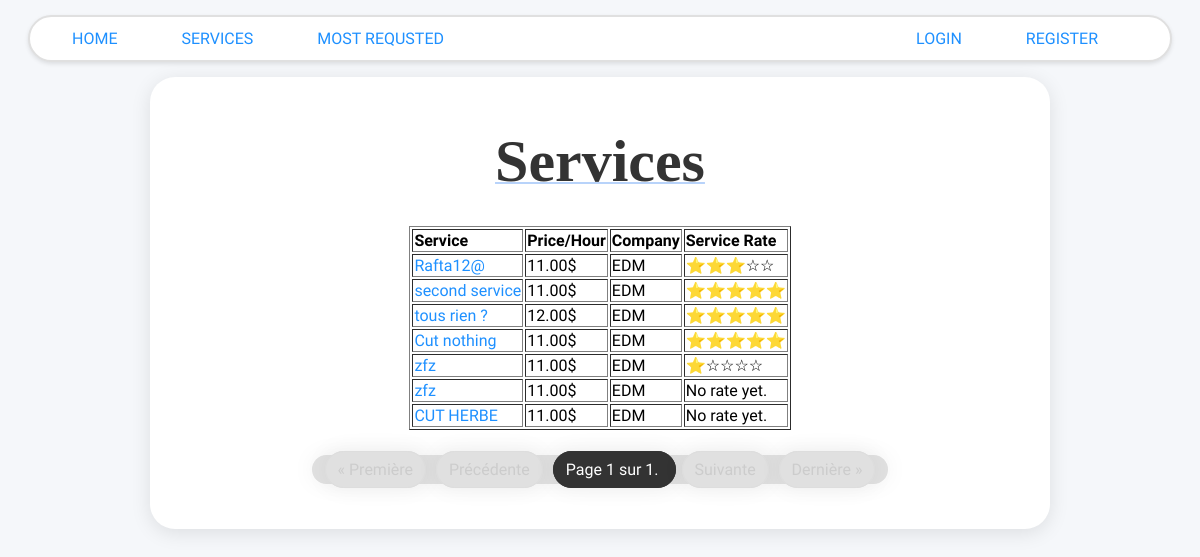
Page /services/ on the committed database.
### services/models.py (models this page shows)
class Service(models.Model):
    company = models.ForeignKey(Company, on_delete=models.CASCADE)
    name = models.CharField(max_length=40)
    description = models.TextField()
    price_hour = models.DecimalField(decimal_places=2, max_digits=100)
    rating = models.IntegerField(validators=[MinValueValidator(
        0), MaxValueValidator(5)], default=0)
    nb_client_rating = models.IntegerField(default=0, null=False)
    nb_total_rating= models.IntegerField(default=0, null=False)
    choices = FIELD_CHOICE
    field = models.CharField(max_length=30, blank=False,
                             null=False, choices=choices)
    date = models.DateTimeField(auto_now=True, null=False)
    nb_request=models.IntegerField(default=0, null=False)
    def __str__(self):
        return self.name

### users/models.py (models this page shows, shortened)
class Company(models.Model):
    user = models.OneToOneField(
    User, on_delete=models.CASCADE, primary_key=True)
    field = models.CharField(max_length=70, choices=(('Air Conditioner', 'Air Conditioner'),
                                                     ('All in One', 'All in One'),
                                                     ('Carpentry', 'Carpentry'),
                                                     ('Electricity',
                                                      'Electricity'),
                                                     ('Gardening', 'Gardening'),
                                                     ('Home Machines',
                                                      'Home Machines'),
                                                     ('House Keeping',
                                                      'House Keeping'),
                                                     ('Interior Design',
                                                      'Interior Design'),
                                                     ('Locks', 'Locks'),
                                                     ('Painting', 'Painting'),
                                                     ('Plumbing', 'Plumbing'),
                                                     ('Water Heaters', 'Water Heaters')), blank=False, null=False)
    rating = models.IntegerField(
        validators=[MaxValueValidator(5), MinValueValidator(0)], default=0)

class User(AbstractUser):
    is_company = models.BooleanField(default=False)
    is_customer = models.BooleanField(default=False)
    birth=models.DateField(null=True, default='2000-01-01')
    email = models.CharField(max_length=100, unique=True)

### services/views.py (the view)
# urls.py: path('', v.service_list, name='services_list'),
def service_list(request):
    service_list = Service.objects.all().order_by("-date")  # Récupère tous les services, triés par date décroissante
    paginator = Paginator(service_list, 7)  # Affiche 5 services par page
    page_number = request.GET.get('page')  # Récupère le numéro de page depuis les paramètres de l'URL
    try:
        services = paginator.page(page_number)
    except PageNotAnInteger:
        services = paginator.page(1)
    except EmptyPage:
        services = paginator.page(paginator.num_pages)
    context = {
        'services': services  # 'services' est maintenant un objet Page contenant les services de la page courante
    }
    return render(request, 'services/list.html', context)

### services/templates/services/list.html (shortened to what this page needs)
{% extends 'main/base.html' %}
{% block content %}
    <p class="title">Services</p>
    <div class='services_list'>
        {% if services %}
            <table style="text-align: left;" align="center" border="1">
                <thead>
                    <tr>
                        <th>Service</th>
                        <th>Price/Hour</th>
                        <th>Company</th>
                        <th>Service Rate</th>
                    </tr>
                </thead>
                <tbody>
                    {% for service in services %}
                        <tr>
                            <td><a href="/services/{{ service.id }}">{{ service }}</a></td>
                            <td>{{ service.price_hour }}$</td>
                            <td>{{ service.company.user }}</td>
                            <td>
                                {% if service.rating == 1 %}
                                    ⭐☆☆☆☆
                                {% elif service.rating == 2 %}
                                    ⭐⭐☆☆☆
                                {% elif service.rating == 3 %}
                                    ⭐⭐⭐☆☆
                                {% elif service.rating == 4 %}
                                    ⭐⭐⭐⭐☆
                                {% elif service.rating == 5 %}
                                    ⭐⭐⭐⭐⭐
                                {% else %}
                                    No rate yet.
                                {% endif %}
                            </td>
                        </tr>
                    {% endfor %}
                </tbody>
            </table>
            <div class="pagination">
                <span class="page-links">
                    {% if services.has_previous %}
                        <a href="?page=1">&laquo; Première</a>
                        <a href="?page={{ services.previous_page_number }}">Précédente</a>
                    {% else %}
                        <span class="disabled">&laquo; Première</span>
                        <span class="disabled">Précédente</span>
                    {% endif %}
                    <span class="current">
                        Page {{ services.number }} sur {{ services.paginator.num_pages }}.
                    </span>
                    {% if services.has_next %}
                        <a href="?page={{ services.next_page_number }}">Suivante</a>
                        <a href="?page={{ services.paginator.num_pages }}">Dernière &raquo;</a>
                    {% else %}
                        <span class="disabled">Suivante</span>
                        <span class="disabled">Dernière &raquo;</span>
                    {% endif %}
                </span>
            </div>
        {% else %}
            <h2>Sorry No services available yet</h2>
        {% endif %}
    </div>
{% endblock %}

### static/css/style.css (style rules this page uses)
body { background: #f5f7fa; font-family: 'Lexend Exa', sans-serif; padding: 0; margin: 0; }
a { color: #1e90ff; text-decoration: none; }
.content p { text-align: center; margin: 30px 0px; white-space: pre-line; color: #333333; }
.title { text-align: center; font-family: 'Times New Roman', Times, serif; font-size: 60px; font-weight: bold; text-decoration: underline 2px rgba(62, 136, 242, 0.37); color: #333333; }
.services_list { padding: 0; margin-bottom: 20px; }
span { background-color: #e0e0e0; border-radius: 30px; box-shadow: 0px 0px 23px 1px rgba(0, 0, 0, 0.05); padding: 5px 10px; margin: 5px 0px; color: #333333; }
.pagination { display: flex; justify-content: center; margin-top: 20px; }
.pagination .page-links a, .pagination .page-links span { margin: 0 3px; padding: 8px 12px; text-decoration: none; border: 1px solid #ddd; color: #333; }
.pagination .page-links .current { background-color: #333; color: #fff; border-color: #333; }
.pagination .page-links .disabled { color: #ccc; border-color: #ddd; }

### rows in the picture
Service: name "Rafta12@", price_hour "11.00", company.user "EDM"
Service: name "second service", price_hour "11.00", company.user "EDM"
Service: name "tous rien ?", price_hour "12.00", company.user "EDM"
Service: name "Cut nothing", price_hour "11.00", company.user "EDM"
Service: name "zfz", price_hour "11.00", company.user "EDM"
Service: name "zfz", price_hour "11.00", company.user "EDM", rating "No rate yet."
Service: name "CUT HERBE", price_hour "11.00", company.user "EDM", rating "No rate yet."

### other values in the picture
{{ services.number }} "1"
{{ services.paginator.num_pages }} "1"
